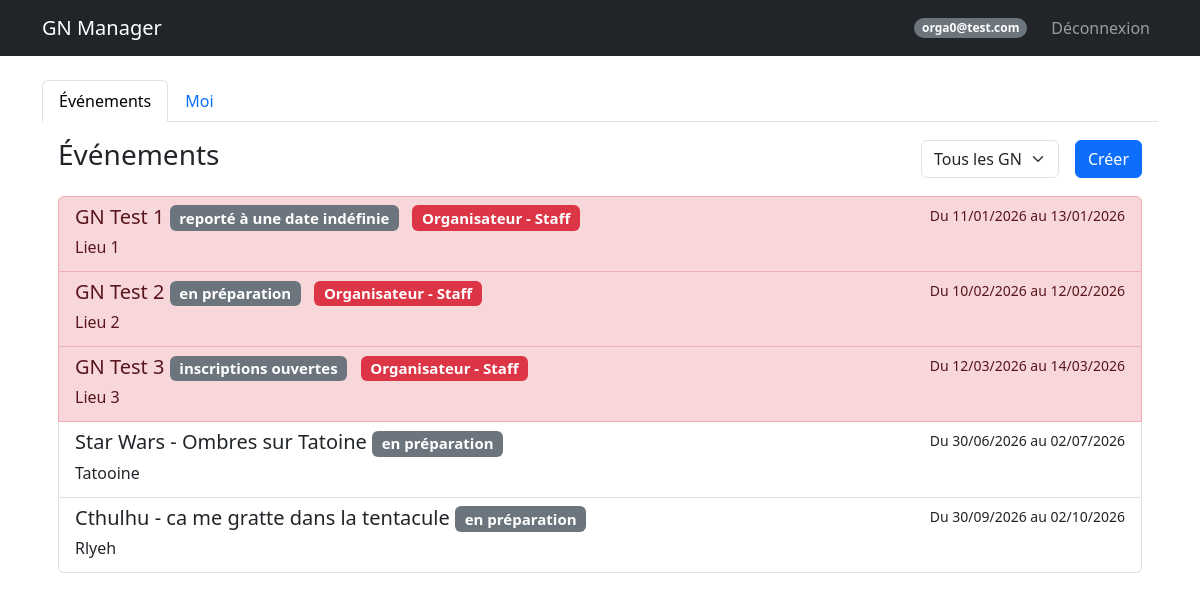
/dashboard (signed in), run on an earlier commit of the app's database.
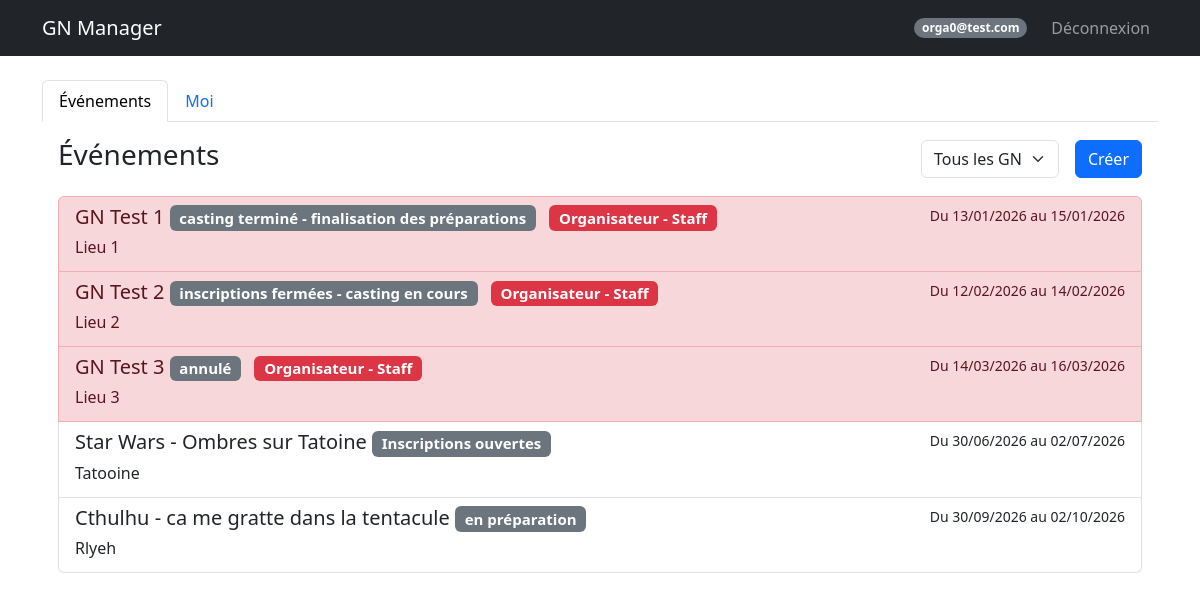
And on a later commit of the database.
### models.py (models this page shows)
class Event(db.Model):
    id = db.Column(db.Integer, primary_key=True)
    name = db.Column(db.String(100), nullable=False)
    description = db.Column(db.Text) # Added
    date_start = db.Column(db.DateTime, nullable=False)
    date_end = db.Column(db.DateTime, nullable=False)
    location = db.Column(db.String(200))
    background_image = db.Column(db.String(200))
    visibility = db.Column(db.String(20), default='public') # public, private
    organizer_structure = db.Column(db.String(100))
    external_link = db.Column(db.String(255)) # Added (Google Forms)
    statut = db.Column(db.String(50), default='En préparation') # Added 'statut' as per user correctness
    groups_config = db.Column(db.Text, default='{"PJ": ["Peu importe"], "PNJ": ["Peu importe"], "Organisateur": ["Peu importe"]}') # JSON stored as string

### routes.py (the view)
@main.route('/dashboard')
@login_required
def dashboard():
    users_pagination = None
    if current_user.is_admin: # Uses the property we added
        page = request.args.get('page', 1, type=int)
        users_pagination = User.query.paginate(page=page, per_page=20, error_out=False)
    filter_type = request.args.get('filter', 'all')
    my_participations = Participant.query.filter_by(user_id=current_user.id).all()
    my_event_ids = [p.event_id for p in my_participations]
    my_roles = {p.event_id: p for p in my_participations} # Map event_id -> Participant object
    events = []
    now = datetime.now()
    if filter_type == 'mine':
        if my_event_ids:
            events = Event.query.filter(Event.id.in_(my_event_ids)).order_by(Event.date_start).all()
    elif filter_type == 'future':
        events = Event.query.filter(Event.date_start >= now).order_by(Event.date_start).all()
    elif filter_type == 'past':
        events = Event.query.filter(Event.date_end < now).order_by(Event.date_start.desc()).all()
    else:
        events = Event.query.order_by(Event.date_start).all()
    admin_view = request.args.get('admin_view')
    return render_template('dashboard.html', user=current_user, users_pagination=users_pagination, events=events, my_event_ids=my_event_ids, my_roles=my_roles, current_filter=filter_type, admin_view=admin_view)

### models.py (called while the page is built)
    @property
    def is_admin(self):
        return self.role in ['createur', 'sysadmin']

### templates/dashboard.html (shortened to what this page needs)
{% extends "base.html" %}
{% block content %}
<ul class="nav nav-tabs" id="myTab" role="tablist">
    <li class="nav-item" role="presentation">
        <button class="nav-link {% if not admin_view %}active{% endif %}" id="events-tab" data-bs-toggle="tab"
            data-bs-target="#events" type="button" role="tab">Événements</button>
    </li>
    <li class="nav-item" role="presentation">
        <button class="nav-link" id="me-tab" data-bs-toggle="tab" data-bs-target="#me" type="button"
            role="tab">Moi</button>
    </li>
</ul>
<div class="tab-content" id="myTabContent">
    <div class="tab-pane fade p-3 {% if not admin_view %}show active{% endif %}" id="events" role="tabpanel">
        <div class="d-flex justify-content-between align-items-center mb-3">
            <h3>Événements</h3>
            <div class="d-flex gap-2">
                <form action="/dashboard" method="GET" class="d-flex align-items-center">
                    <select name="filter" class="form-select me-2" onchange="this.form.submit()">
                        <option value="all" {% if current_filter=='all' %}selected{% endif %}>Tous les GN</option>
                    </select>
                </form>
                <a href="/event/create" class="btn btn-primary">Créer</a>
            </div>
        </div>
        <div class="list-group">
            {% for e in events %}
            {% set participation = my_roles.get(e.id) %}
            {% set row_class = "" %}
            {% set badge_class = "" %}
            {% set badge_text = "" %}
            {% if participation %}
            {% if participation.type == 'organisateur' or participation.type == 'Organisateur' %}
            {% set row_class = "list-group-item-danger" %}
            {% set badge_class = "bg-danger" %}
            {% set badge_text = "Organisateur" %}
            {% elif participation.type == 'PJ' %}
            {% set row_class = "list-group-item-success" %}
            {% set badge_class = "bg-success" %}
            {% set badge_text = "PJ" %}
            {% elif participation.type == 'PNJ' %}
            {% set row_class = "list-group-item-primary" %}
            {% set badge_class = "bg-primary" %}
            {% set badge_text = "PNJ" %}
            {% else %}
            {% set row_class = "list-group-item-success" %}
            {% set badge_class = "bg-success" %}
            {% set badge_text = participation.type %}
            {% endif %}
            {% endif %}
            {% set status_color = "bg-secondary" %}
            {% if e.statut == "Événement en cours" %}
            {% set status_color = "bg-success" %}
            {% elif e.statut == "Terminé" %}
            {% set status_color = "bg-dark" %}
            {% elif e.statut == "Annulé" %}
            {% set status_color = "bg-danger" %}
            {% elif e.statut == "En préparation" %}
            {% set status_color = "bg-info text-dark" %}
            {% endif %}
            <a href="/event/{{ e.id }}" class="list-group-item list-group-item-action {{ row_class }}">
                <div class="d-flex w-100 justify-content-between">
                    <h5 class="mb-1">
                        {{ e.name }}
                        <span class="badge {{ status_color }}">{{ e.statut }}</span>
                        {% if participation %}
                        <span class="badge {{ badge_class }} ms-2">{{ badge_text }}
                            {% if participation.group and participation.group != 'Peu importe' %}
                            - {{ participation.group }}
                            {% endif %}
                        </span>
                        {% endif %}
                    </h5>
                    <small>Du {{ e.date_start.strftime('%d/%m/%Y') }} au {{ e.date_end.strftime('%d/%m/%Y') }}</small>
                </div>
                <p class="mb-1">{{ e.location }}</p>
            </a>
            {% else %}
            <p class="text-muted text-center mt-4">Aucun événement trouvé pour ce filtre.</p>
            {% endfor %}
        </div>
    </div>
        {% endblock %}

What changed in the data, as far as the page shows it:
changed Event "GN Test 1": statut "reporté à une date indéfinie" → "casting terminé - finalisation des préparations"; date_start "11/01/2026" → "13/01/2026"; date_end "13/01/2026" → "15/01/2026"
changed Event "GN Test 2": statut "en préparation" → "inscriptions fermées - casting en cours"; date_start "10/02/2026" → "12/02/2026"; date_end "12/02/2026" → "14/02/2026"
changed Event "GN Test 3": statut "inscriptions ouvertes" → "annulé"; date_start "12/03/2026" → "14/03/2026"; date_end "14/03/2026" → "16/03/2026"
changed Event "Star Wars - Ombres sur Tatoine": statut "en préparation" → "Inscriptions ouvertes"
